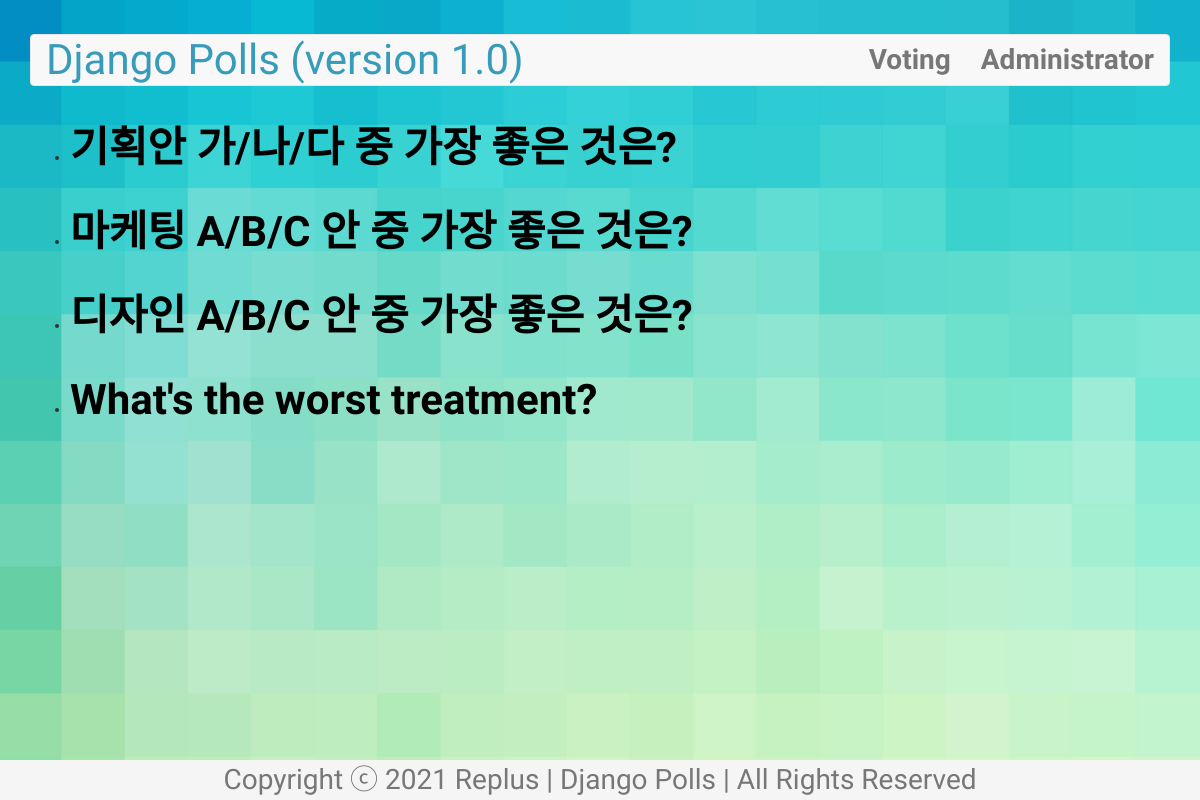
Screenshot of /polls/ with the database file from the repository.
### polls/models.py (models this page shows, shortened)
class Question(models.Model):
    question_text = models.CharField(max_length=200)
    pub_date = models.DateTimeField('date published')
    def was_published_recently(self):
        now = timezone.now()
        return now >= self.pub_date >= now - datetime.timedelta(days=1)
    was_published_recently.boolean = True
    was_published_recently.admin_order_field = 'pub_date'
    was_published_recently.short_description = 'Published recently'

### polls/views.py (the view)
# urls.py: path('', views.index, name='index'),
def index(request):
    latest_question_list = Question.objects.order_by('-pub_date')[:5]
    context = {'latest_question_list' : latest_question_list}
    return render(request, 'polls/index.html', context)

### polls/templates/polls/index.html
{% extends 'polls/base.html' %} {% block content %} {% if latest_question_list%}
<ul>
  {% for question in latest_question_list %}
  <li>
    <a href="{% url 'polls:detail' question_id=question.id %}"
      >{{ question.question_text }}</a
    >
  </li>
  {% endfor %}
</ul>
{% else %}
<p>No polls are available</p>
{% endif %} {% endblock %}

### polls/static/polls/style.css (style rules this page uses)
body { background-image: url("images/main_bg.jpg"); background-size: cover; font-family: "Do Hyeon", "Noto Sans KR", "Titillium Web", "Helvetica", sans-serif; }
a { color: black; text-decoration: none; font-weight: 900; font-size: 3em; line-height: 2em; }
h2, li { font-weight: 600; }

### rows the page displays
Question: question_text "기획안 가/나/다 중 가장 좋은 것은?"
Question: question_text "마케팅 A/B/C 안 중 가장 좋은 것은?"
Question: question_text "디자인 A/B/C 안 중 가장 좋은 것은?"
Question: question_text "What's the worst treatment?"
